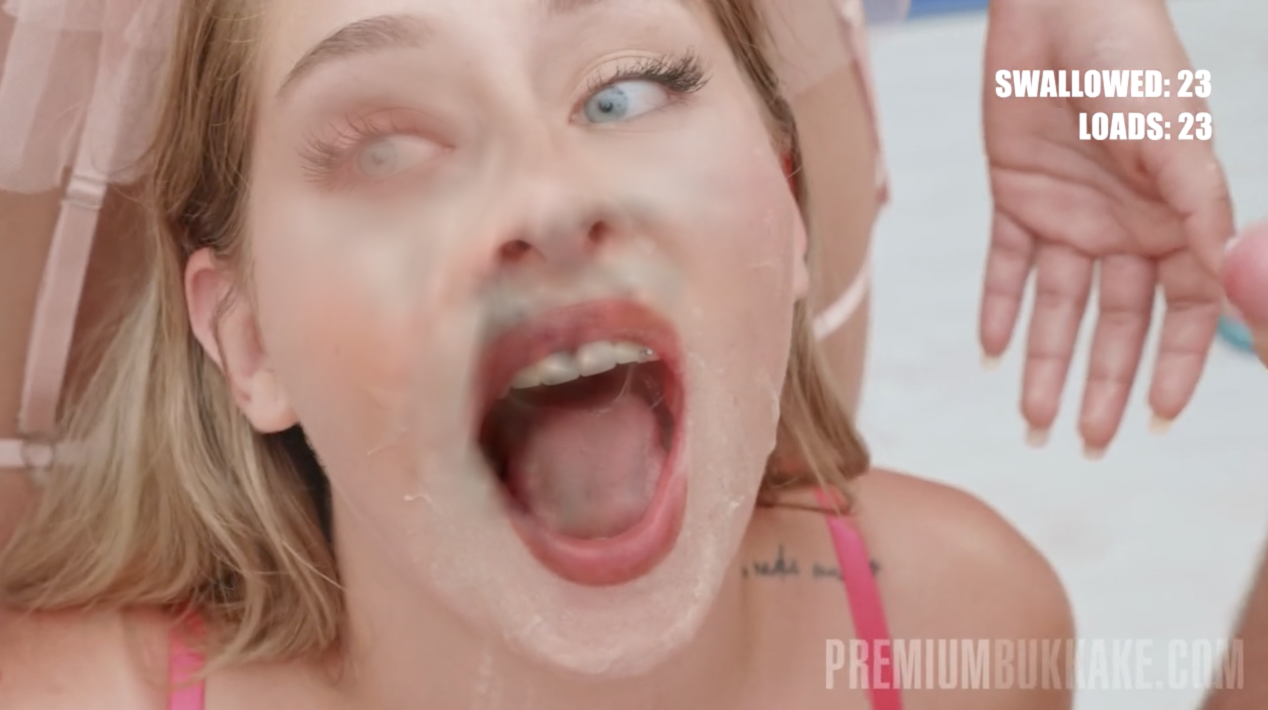
#> input picture previewtest/bare_bones_inswapper.png, 2536 x 1420 px, given in place of temp_codeformer_strict.png, which was not available (shown at 1/2 size)
$ python run_masking_test.py
#> lines starting #> are read from the running program, lines starting #| are printed output that depends on the picture; after the words box and inside, x2 and y2 are one past the last pixel; in counts of white or black regions, pixels touching at a corner belong together; pictures that were not available may be replaced by others from this repository, and a replacement may not be noted
import cv2
import subprocess
import os
import numpy as np

def run_swap(output_name, enhancer, enhancer_blend):
#> called with output_name = 'temp_codeformer_strict.png', enhancer = 'codeformer', enhancer_blend = 100
    source = "/Users/kendrick/Documents/FS Source/Sam_Generated.png"
    target = "/Users/kendrick/Documents/FS Source/zBam_noOcclusion.png"
    output_path = f"previewtest/{output_name}"

    cmd = [
        "./venv/bin/python", "watserface.py", "headless-run",
        "-s", source,
        "-t", target,
        "-o", output_path,
        "--processors", "face_swapper", "face_enhancer",
        "--face-swapper-model", "simswap_unofficial_512",
        "--face-landmarker-model", "2dfan4",
        "--face-mask-types", "region",
        "--face-mask-regions", "skin", "left-eyebrow", "right-eyebrow", "left-eye", "right-eye", "nose", "mouth", "upper-lip", "lower-lip",
        "--face-mask-blur", "0.05", # Tighter blur for feathering without bleeding
        "--face-enhancer-model", enhancer,
        "--face-enhancer-blend", str(enhancer_blend),
        "--output-image-quality", "100"
    ]

    print(f"Generating {output_path} with {enhancer}...")
    subprocess.run(cmd, check=True)
#> (this line was passed over: subprocess is not available in this run)
    return output_path

def post_process_blend(swap_path, target_path, output_path):
#> called with swap_path = 'previewtest/temp_codeformer_strict.png', output_path = 'previewtest/test_strict_codeformer.png'
    print(f"Blending original background back into {swap_path}...")

    # Load images
    swap = cv2.imread(swap_path)
#> swap is the input picture: shape (1420, 2536, 3); mean B, G, R 136.6, 146.4, 179.3
    target = cv2.imread(target_path)
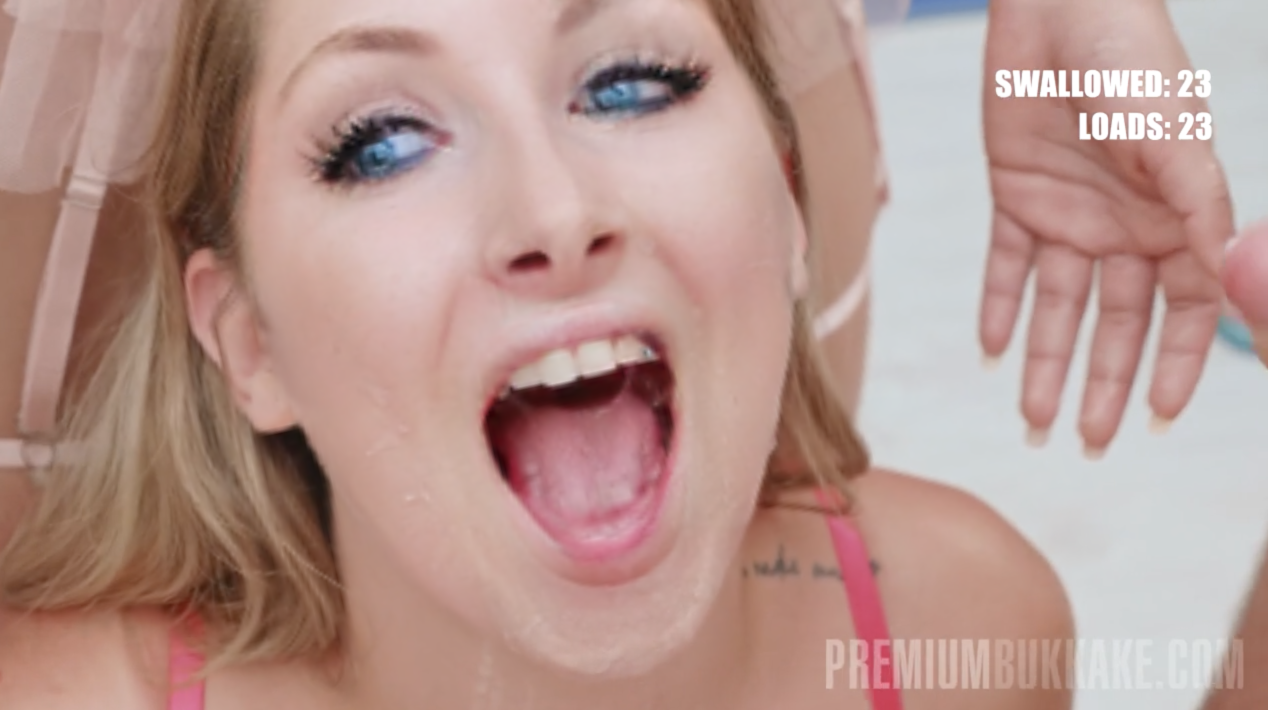
#> input picture previewtest/clean_2dfan4.png, 2536 x 1420 px, given in place of zBam_noOcclusion.png, which was not available (shown at 1/2 size)
#> target is the input picture: shape (1420, 2536, 3); mean B, G, R 141.1, 149.1, 181.6

    if swap is None or target is None:
        print("Error loading images for blending.")
        return

    # Ensure same size (swap might be slightly different if padding/crop logic differed, but shouldn't be here)
    if swap.shape != target.shape:
        swap = cv2.resize(swap, (target.shape[1], target.shape[0]))

    # Calculate difference to find the "Swapped Region"
    # This is a hacky way to find the mask if we don't have it directly.
    # Ideally, we'd output the mask from the tool.
    # Since we can't easily get the internal mask, we'll assume the swapper
    # changed pixels.
    diff = cv2.absdiff(swap, target)
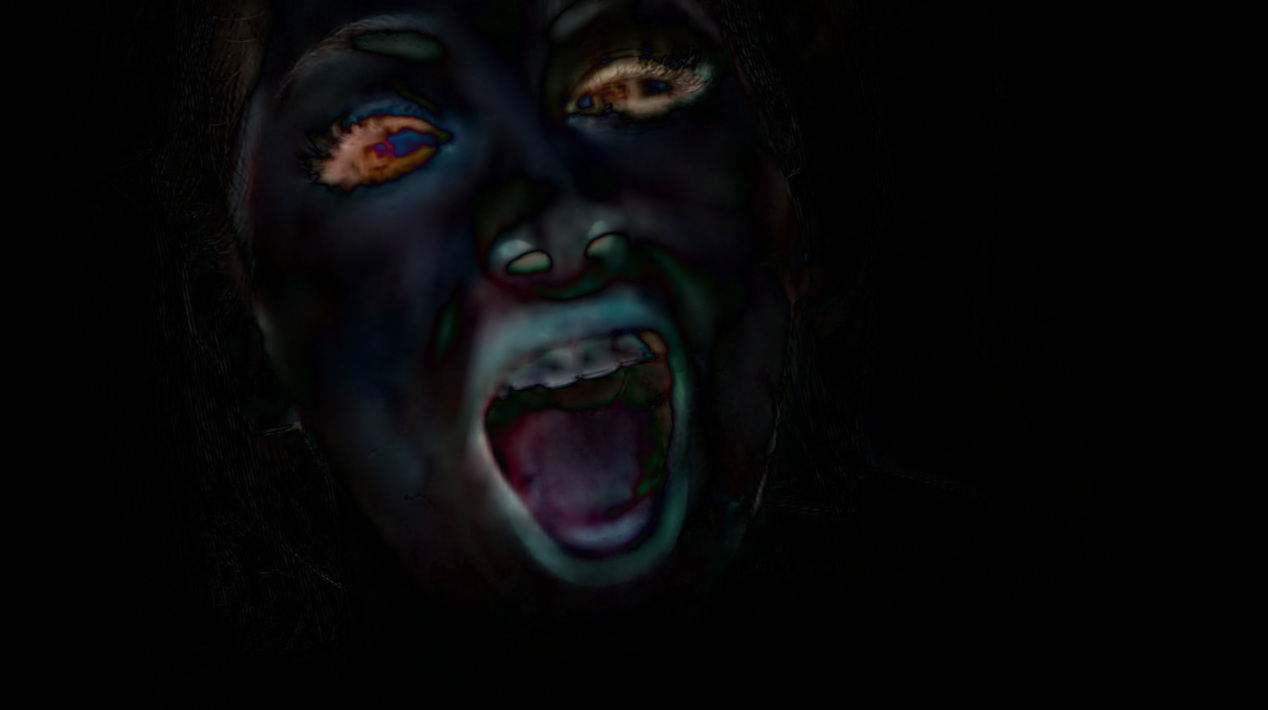
#> diff: shape (1420, 2536, 3) (shown at 1/2 size); mean B, G, R 7.1, 6.3, 6.3
    gray_diff = cv2.cvtColor(diff, cv2.COLOR_BGR2GRAY)
    _, mask = cv2.threshold(gray_diff, 1, 255, cv2.THRESH_BINARY)
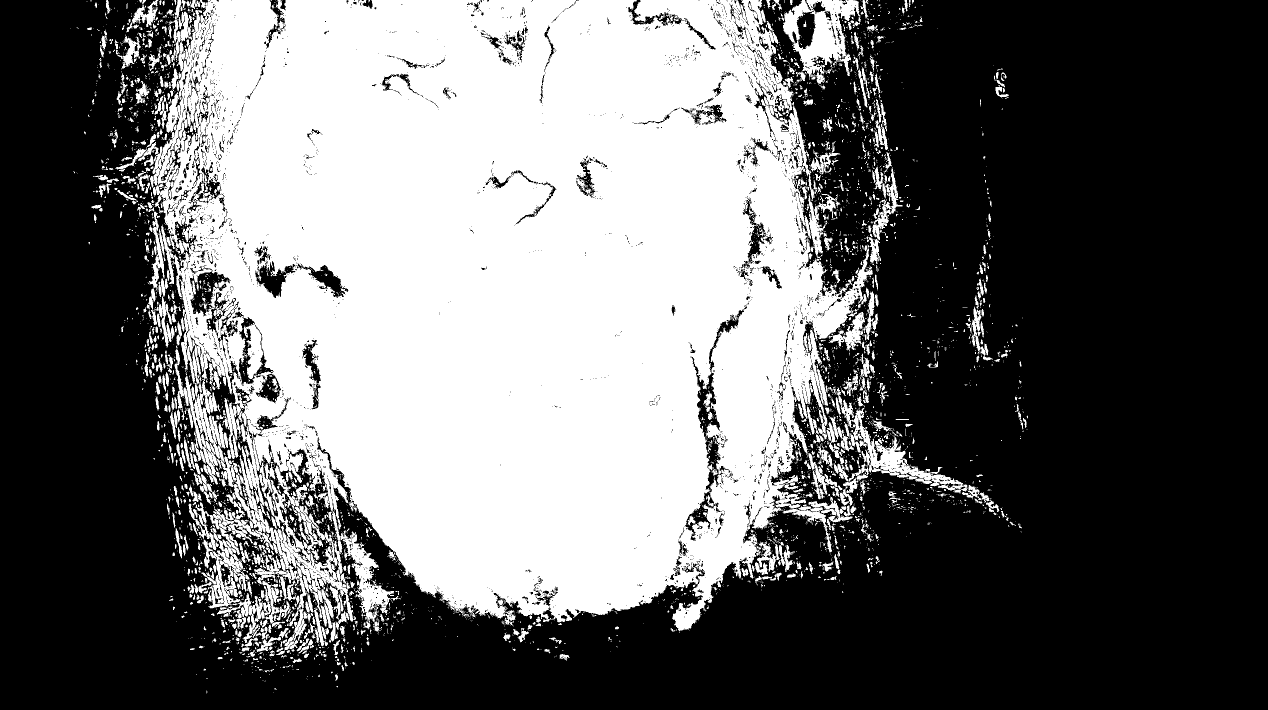
#> mask: shape (1420, 2536) (shown at 1/2 size); 41% white; 4282 white regions (3516 under 20 px), largest, box (x1, y1, x2, y2) and area: (288, 0, 1746, 1301) 1358153, (1566, 0, 1722, 169) 11909, (1667, 775, 1935, 987) 10135

    # Dilate slightly to include the blending edges
    kernel = np.ones((3,3), np.uint8)
    mask = cv2.dilate(mask, kernel, iterations=2)
#> mask: shape (1420, 2536); 48.8% white; 420 white regions, largest, box (x1, y1, x2, y2) and area: (184, 0, 2046, 1344) 1711337, (1929, 548, 2024, 734) 5422, (1986, 135, 2020, 200) 1384

    # Blur the mask for seamless composition
    mask = cv2.GaussianBlur(mask, (21, 21), 0)
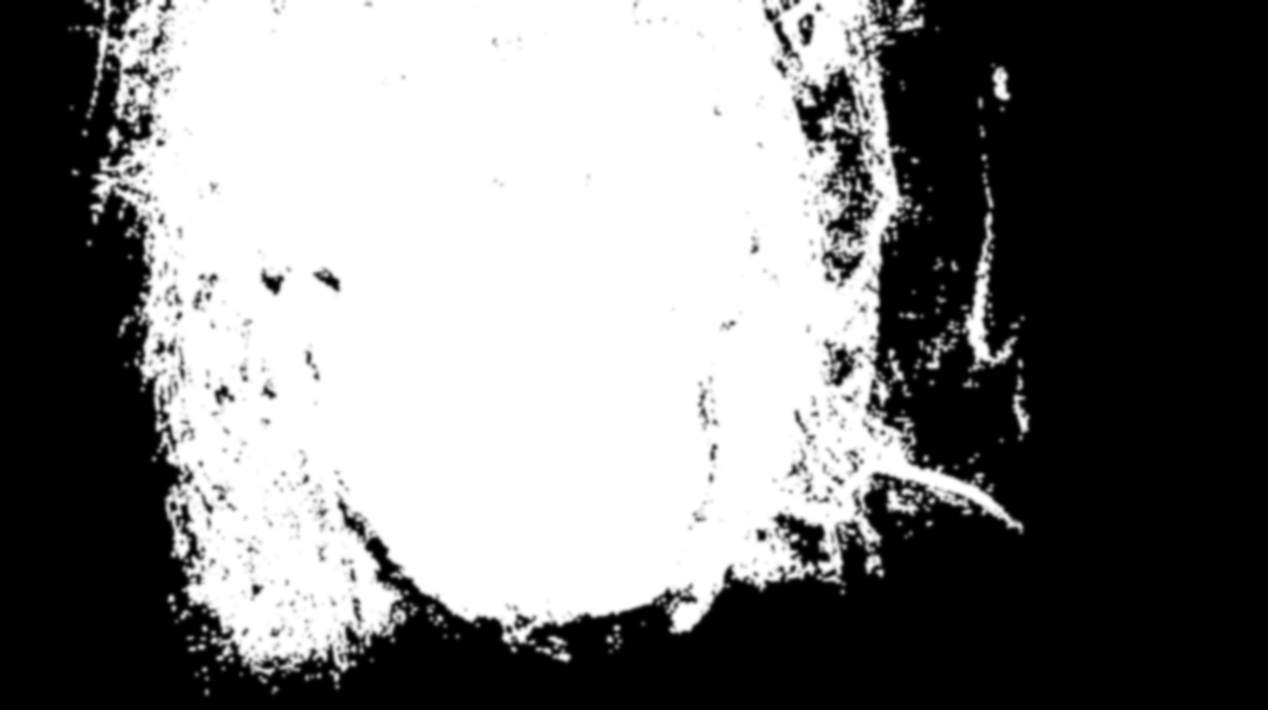
#> mask: shape (1420, 2536) (shown at 1/2 size); min 0, max 255, mean 124.4

    # Convert to float 0-1
    alpha = mask.astype(float) / 255.0
    alpha = np.repeat(alpha[:, :, np.newaxis], 3, axis=2)
#> alpha: shape (1420, 2536, 3) float64

    # Composite: Swap where changed, Original where not
    # Final = Swap * Alpha + Target * (1 - Alpha)
    final = (swap.astype(float) * alpha) + (target.astype(float) * (1.0 - alpha))

    cv2.imwrite(output_path, final.astype(np.uint8))
    print(f"Saved strict blend to {output_path}")

def main():
    target = "/Users/kendrick/Documents/FS Source/zBam_noOcclusion.png"

    # Test 1: CodeFormer (Good skin) with reduced blend to fix "glow"
    # Reducing blend mixes in some of the raw SimSwap result which might look more natural?
    # Or actually, let's keep high blend but strictly mask it.
    swap_1 = run_swap("temp_codeformer_strict.png", "codeformer", 100)
    post_process_blend(swap_1, target, "previewtest/test_strict_codeformer.png")

    # Test 2: RestoreFormer++ (Better eyes usually)
    swap_2 = run_swap("temp_restoreformer_strict.png", "restoreformer_plus_plus", 100)
    post_process_blend(swap_2, target, "previewtest/test_strict_restoreformer.png")
#> in post_process_blend (call 2), `diff = cv2.absdiff(swap, target)`: diff: shape (1420, 2536, 3); every value is 0
#> in post_process_blend (call 2), `gray_diff = cv2.cvtColor(diff, cv2.COLOR_BGR2GRAY)`: gray_diff: shape (1420, 2536); every value is 0
#> in post_process_blend (call 2), `alpha = mask.astype(float) / 255.0`: alpha: shape (1420, 2536) float64; every value is 0
#> in post_process_blend (call 2), `alpha = np.repeat(alpha[:, :, np.newaxis], 3, axis=2)`: alpha: shape (1420, 2536, 3) float64; every value is 0

if __name__ == "__main__":
    main()
